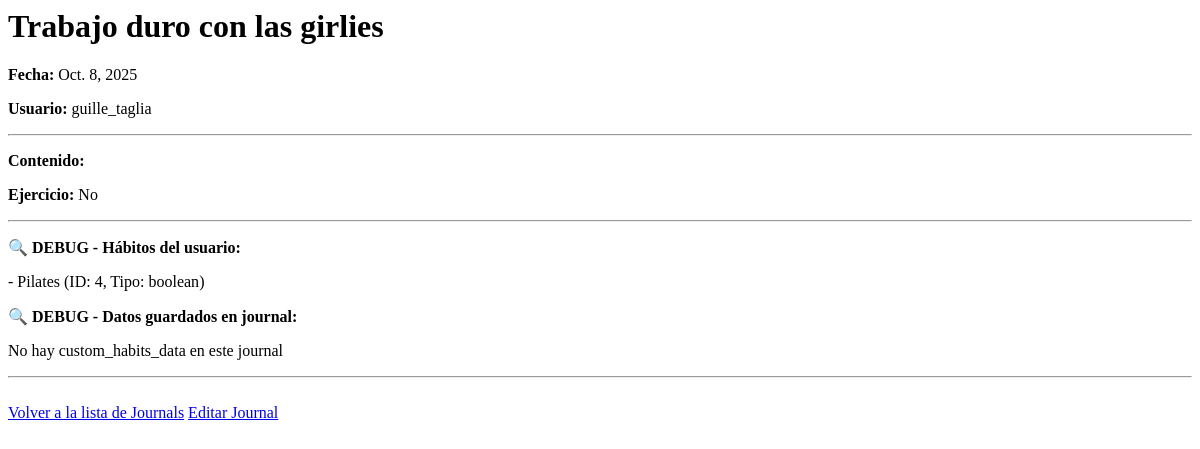
/journals/28/ (signed in), run on an earlier commit of the app's database.
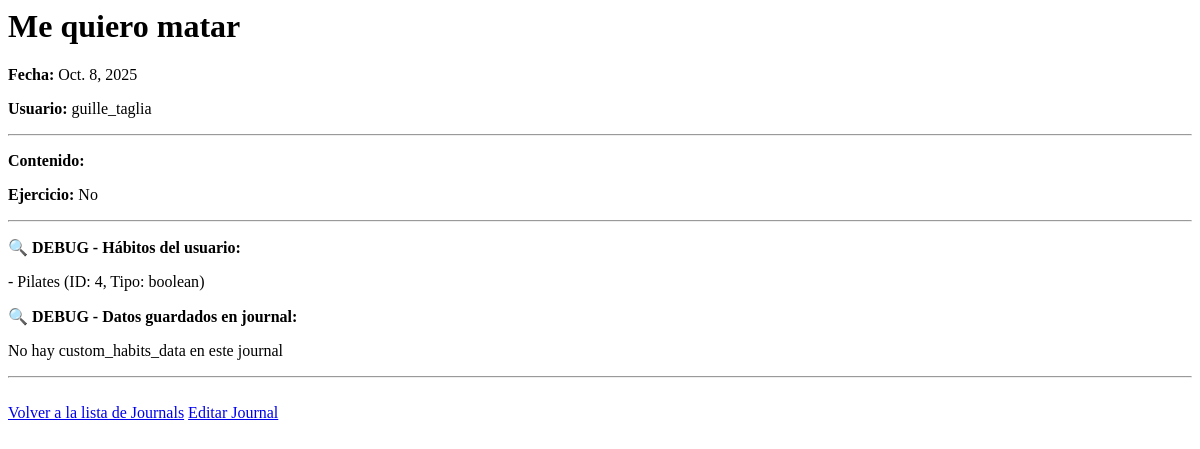
And on a later commit of the database.
### bullet_journal/models.py (models this page shows, shortened)
class Journal(models.Model):
    user = models.ForeignKey(User, on_delete=models.CASCADE)
    date = models.DateField()
    mood = models.CharField(max_length=50)
    sleep_hours = models.FloatField(null=True)
    water_glasses = models.IntegerField(null=True)
    exercise = models.BooleanField(default=False)
    image = models.ImageField(upload_to='journal_images/', null=True, blank=True)
    title = models.CharField(max_length=200, blank=True, null=True)  # Título del día
    diary_entry = models.TextField(blank=True, null=True)  # Descripción del día
    diary_image = models.ImageField(upload_to='diary_images/', null=True, blank=True)  # Imagen para el diario
    custom_habits_data = models.JSONField(default=dict, blank=True)
    class Meta:
        unique_together = ('user', 'date')

### bullet_journal/views/journal_views.py (the view)
# urls.py: path('journals/<int:pk>/', journal_detail, name='journal_detail'),
@login_required
def journal_detail(request, pk):
    journal = get_object_or_404(Journal, pk=pk, user=request.user)
    user_habits = CustomHabit.objects.filter(user=request.user)
    return render(request, 'bullet_journal/journal/detail.html', {
        'journal': journal,
        'user_habits': user_habits
        })

### bullet_journal/templates/bullet_journal/journal/detail.html (shortened to what this page needs)
<h1>{{ journal.title }}</h1>
<p><strong>Fecha:</strong> {{ journal.date }}</p>
<p><strong>Usuario:</strong> {{ journal.user.username }}</p>
<hr>
<p><strong>Contenido:</strong></p>
<p><strong>Ejercicio:</strong> {% if journal.exercise %}Sí{% else %}No{% endif %}</p>
<hr>
<p><strong>🔍 DEBUG - Hábitos del usuario:</strong></p>
{% if user_habits %}
    {% for habit in user_habits %}
        <p>- {{ habit.name }} (ID: {{ habit.id }}, Tipo: {{ habit.type }})</p>
    {% endfor %}
{% else %}
    <p>No hay user_habits en el contexto</p>
{% endif %}
<p><strong>🔍 DEBUG - Datos guardados en journal:</strong></p>
{% if journal.custom_habits_data %}
    <p>{{ journal.custom_habits_data }}</p>
{% else %}
    <p>No hay custom_habits_data en este journal</p>
{% endif %}
<hr>
<a href="{% url 'journal_list' %}">Volver a la lista de Journals</a>
<a href="{% url 'journal_edit' journal.pk %}">Editar Journal</a>

What changed in the data, as far as the page shows it:
changed Journal "guille_taglia": title "Trabajo duro con las girlies" → "Me quiero matar"
